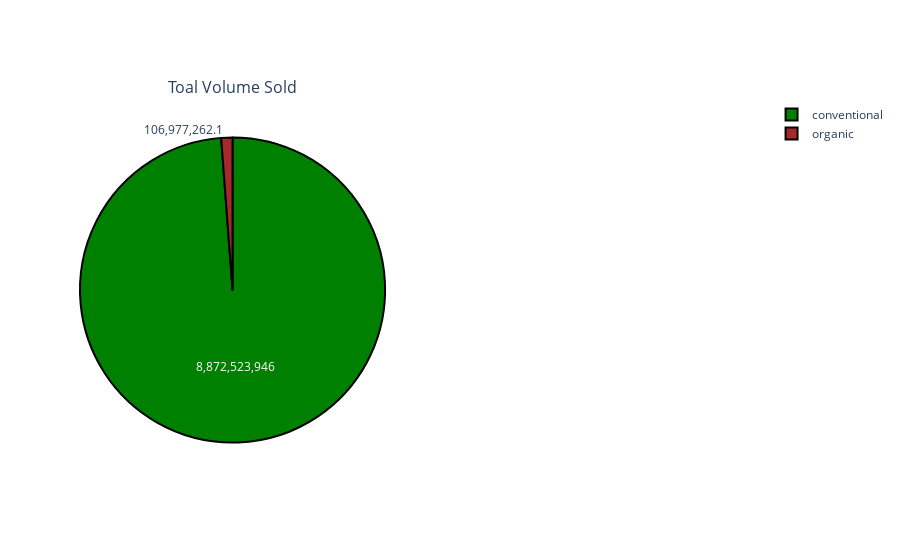

Notebook code for this chart:
### Code cell
#total volume sold of each type
tot_vol=df.groupby('type')['4046'].sum()
tot_bag=df.groupby('type')['4225'].sum()
tot_bag=df.groupby('type')['4770'].sum()
colors=['green','brown', 'yellow']
types=df.groupby(['type'])['average_price'].mean().index
val=df['type'].value_counts().values
from plotly.subplots import make_subplots
fig = make_subplots(1, 2, specs=[[{'type':'domain'}, {'type':'domain'}]], subplot_titles=['Toal Volume Sold'])
fig.add_traces([go.Pie(labels=types,values=tot_vol,textinfo='value',marker=dict(colors=colors,line=dict(color='#000000', width=2)))],1,1)

#fig.add_traces([go.Pie(labels=types,values=tot_bag,textinfo='value',marker=dict(colors=colors,line=dict(color='#000000', width=2)))],1,2)

### Figure 1 — Plotly figure (JSON) as saved in the notebook; plotly's stock layout.template omitted (floating-point values rounded to 4 significant figures)
{"data": [{"domain": {"x": [0, 0.45], "y": [0, 1]}, "labels": ["conventional", "organic"], "marker": {"colors": ["green", "brown", "yellow"], "line": {"color": "#000000", "width": 2}}, "textinfo": "value", "type": "pie", "values": [8873000000.0, 107000000.0]}], "layout": {"annotations": [{"font": {"size": 16}, "showarrow": false, "text": "Toal Volume Sold", "x": 0.225, "xanchor": "center", "xref": "paper", "y": 1, "yanchor": "bottom", "yref": "paper"}]}}
